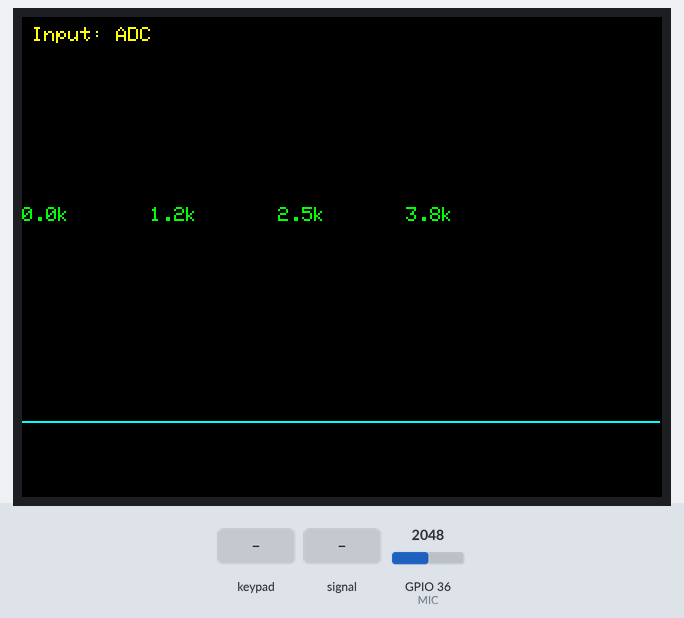
A program run on a simulated ESP32. Shown: 320×240 colour display. Inputs (shaded band) come from the test bench; at power-on: GPIO 36 (MIC) = 2048. I2S audio is not simulated (input reads silence).

Above: at 1.6 s.
1.7 s: key 'A' pressed
At 2.3 s:
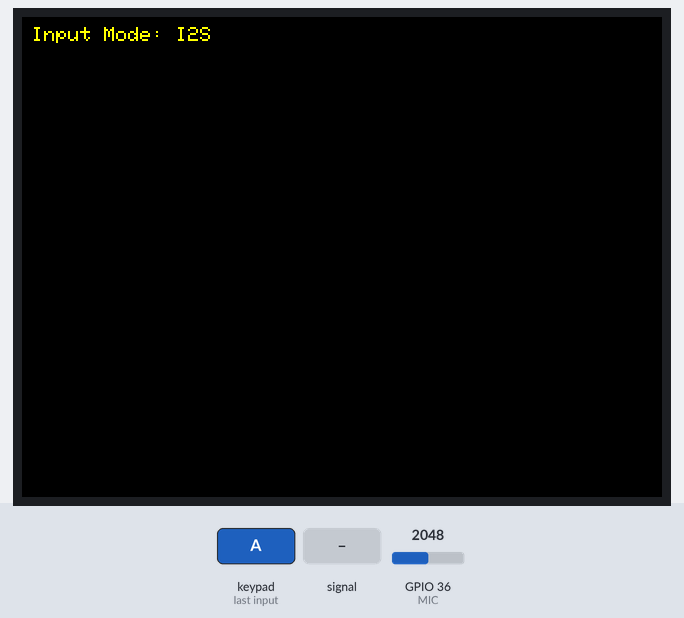
3.9 s: GPIO 36 (MIC) fed a 200 Hz sine of ±1842 counts around its level
At 4.24 s:
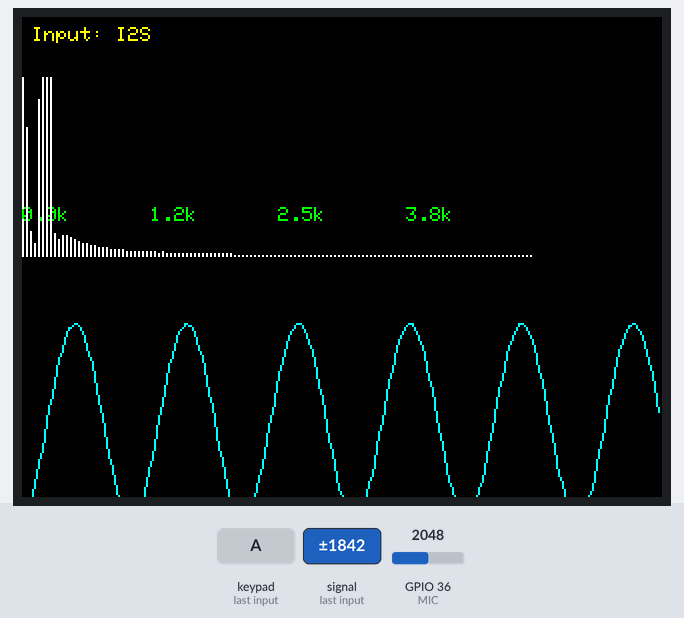
6.9 s: GPIO 36 (MIC) set to 2866
At 8.3 s:
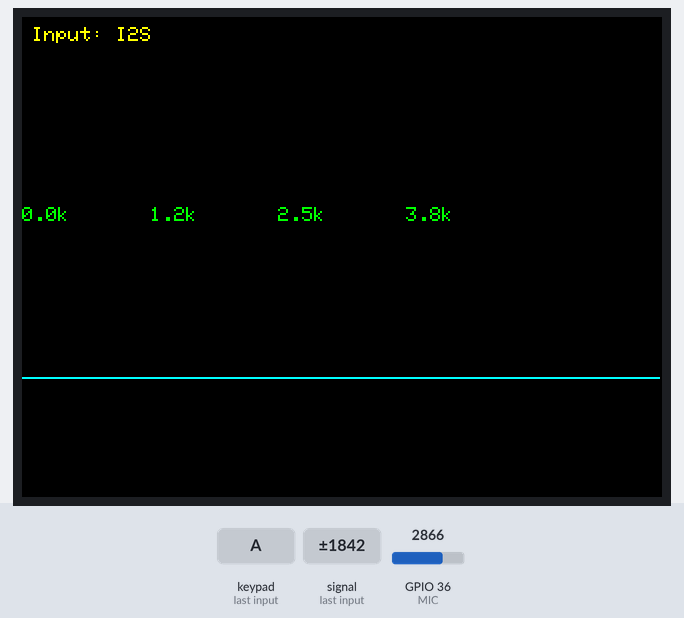
9.9 s: key 'B' pressed
At 11.2 s:
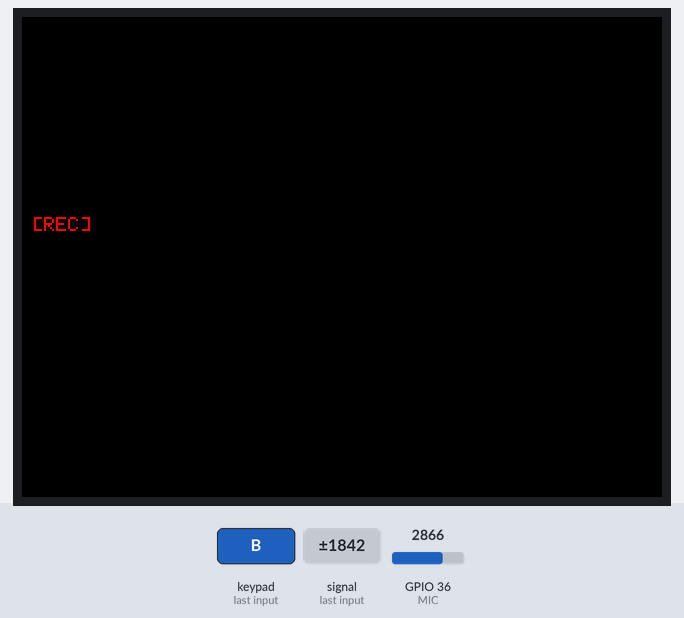
11.5 s: key 'C' pressed
At 14.3 s:
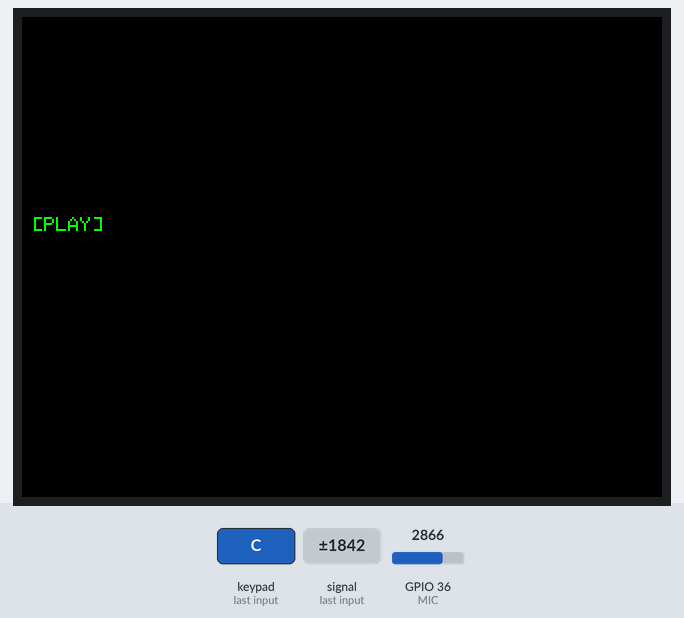
14.5 s: key 'A' pressed
At 17.6 s:
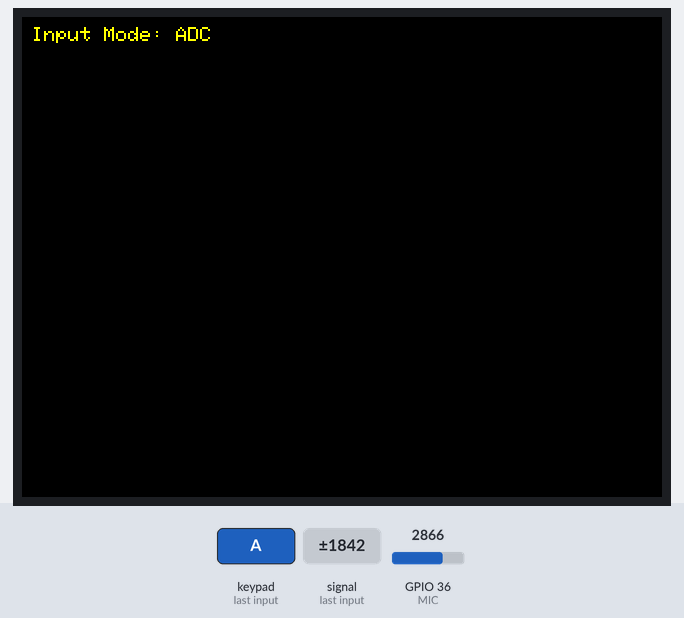
Timing chart, 0 to 18.5 s (numbered marks = the images above; inputs shaded):
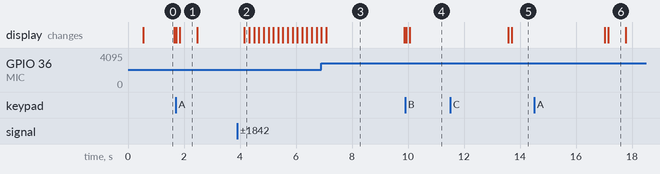

Measured:
- after the input at 1.7 s, the display: first differs from a run without the input after 0.15 s (image 1)
- after the input at 3.9 s, the display: changes after 0.26 s (image 2)
- after the input at 9.9 s, the display: first differs from a run without the input after 0.16 s (image 4)
- after the input at 11.5 s, the display: first differs from a run without the input after 2.2 s (image 5)
- after the input at 14.5 s, the display: first differs from a run without the input after 2.7 s (image 6)
- what the display in image 0 shows lasts 1.1 s, from 0.5 s to 1.6 s
- what the display in image 1 shows lasts 0.6 s, from 1.9 s to 2.5 s

The program:

main.cpp
```cpp
#include "shared_definitions.h"
#include <M5Core2.h>
#include "display.h"
#include "audio_adc.h"
#include "audio_i2s.h"
#include "playback.h"
#include "fft.h"
#include "input.h"

void setup() {
  M5.begin();
  M5.Lcd.setBrightness(30);
  M5.Lcd.fillScreen(BLACK);
  M5.Lcd.setCursor(5, 5);
  M5.Lcd.println("FFT Audio Monitor");
  beep();
}

void loop() {
  M5.update();
  handleDisplayToggle();
  handleRecording();
  handlePlayback();
  if (!isRecording() && !isPlaying()) {
    updateDisplay();
  }
  handleInputSwitch();  // タッチでADC/I2S切替
  delay(50);
}
```

audio_adc.h
```cpp
#ifndef AUDIO_ADC_H
#define AUDIO_ADC_H

#include <stdint.h>

#define MIC 36
#define RECORD_BUFFER_SIZE 32000
#define SAMPLE_RATE 10000

extern int16_t recordedData[RECORD_BUFFER_SIZE];
extern int recordIndex;
extern bool recording;
extern unsigned int sampling_period_us;

void recordAudioADC();
int16_t* getRecordedData();
int getRecordedLength();
bool isRecording();
void startRecording();
void stopRecording();

#endif
```

audio_i2s.h
```cpp
#ifndef AUDIO_I2S_H
#define AUDIO_I2S_H

void InitI2SMic();
void recordAudioI2S();

#endif
```

display.h
```cpp
#ifndef DISPLAY_H
#define DISPLAY_H

void updateDisplay();

#endif
```

fft.h
```cpp
#ifndef FFT_H
#define FFT_H

void sampleADC();
void removeDC(double *data, int len);
void applyFFT();
void drawFFT();
void drawWaveform();

#endif
```

input.h
```cpp
#ifndef INPUT_H
#define INPUT_H

void handleDisplayToggle();
void handleRecording();
void handlePlayback();
void handleInputSwitch();

#endif
```

playback.h
```cpp
#ifndef PLAYBACK_H
#define PLAYBACK_H

#define I2S_PORT I2S_NUM_0
#define I2S_BCK 12
#define I2S_WS 0
#define I2S_DO 2

void InitI2SSpeaker();
void beep();
void playAudio();
bool isPlaying();
void startPlayback();
void stopPlayback();

#endif
```

shared_definitions.h
```cpp
#ifndef SHARED_DEFINITIONS_H
#define SHARED_DEFINITIONS_H

#include <stdint.h>
#include <Arduino.h>

#define MIC 36
#define SAMPLE_RATE 10000
#define FFTsamples 256
#define RECORD_BUFFER_SIZE 32000

#define I2S_PORT I2S_NUM_0
#define I2S_BCK 12
#define I2S_WS 0
#define I2S_DO 2

extern int16_t recordedData[RECORD_BUFFER_SIZE];
extern int recordIndex;
extern bool recording;
extern unsigned int sampling_period_us;

extern double vReal[FFTsamples];
extern double vImag[FFTsamples];
extern float dmax;

enum InputMode { MODE_ADC, MODE_I2S };
extern InputMode currentMode;

#endif
```

audio_adc.cpp
```cpp
#include "shared_definitions.h"
#include <M5Core2.h>
#include "audio_adc.h"
#include "playback.h"


void recordAudioADC() {
  recordIndex = 0;
  unsigned long nextSampleTime = micros();
  while (recording && recordIndex < RECORD_BUFFER_SIZE) {
    if (micros() >= nextSampleTime) {
      int adc = analogRead(MIC);
      recordedData[recordIndex++] = map(adc, 0, 4095, -16000, 16000);
      nextSampleTime += sampling_period_us;
    }
  }
  beep();
}

int16_t* getRecordedData() { return recordedData; }
int getRecordedLength() { return recordIndex; }
bool isRecording() { return recording; }
void startRecording() { recording = true; }
void stopRecording() { recording = false; }
```

audio_i2s.cpp
```cpp
#include "shared_definitions.h"
#include <M5Core2.h>
#include <driver/i2s.h>
#include "audio_i2s.h"
#include "playback.h"

void InitI2SMic() {
  i2s_config_t i2s_config = {
    .mode = (i2s_mode_t)(I2S_MODE_MASTER | I2S_MODE_RX | I2S_MODE_PDM),
    .sample_rate = SAMPLE_RATE,
    .bits_per_sample = I2S_BITS_PER_SAMPLE_32BIT,
    .channel_format = I2S_CHANNEL_FMT_ONLY_LEFT,
    .communication_format = I2S_COMM_FORMAT_I2S_MSB,
    .intr_alloc_flags = 0,
    .dma_buf_count = 8,
    .dma_buf_len = 64,
    .use_apll = false,
    .tx_desc_auto_clear = false,
    .fixed_mclk = 0
  };
  i2s_pin_config_t pin_config = {
    .bck_io_num = 0, .ws_io_num = 2, .data_out_num = I2S_PIN_NO_CHANGE, .data_in_num = 34
  };
  i2s_driver_uninstall(I2S_PORT);
  i2s_driver_install(I2S_PORT, &i2s_config, 0, NULL);
  i2s_set_pin(I2S_PORT, &pin_config);
}

void recordAudioI2S() {
  recordIndex = 0;
  InitI2SMic();
  int32_t sample32;
  size_t bytesRead;
  while (recording && recordIndex < RECORD_BUFFER_SIZE) {
    i2s_read(I2S_PORT, &sample32, sizeof(sample32), &bytesRead, portMAX_DELAY);
    if (bytesRead > 0) recordedData[recordIndex++] = sample32 >> 14;
  }
  i2s_driver_uninstall(I2S_PORT);
  beep();
}
```

display.cpp
```cpp
#include <M5Core2.h>
#include "display.h"
#include "fft.h"
#include "shared_definitions.h"

void updateDisplay() {
  // バックアップ用コピー
  double vRealCopy[FFTsamples];
  for (int i = 0; i < FFTsamples; i++) {
    vRealCopy[i] = vReal[i] = (double)analogRead(MIC) / 4095.0 * 3.6 + 0.1132;
    vImag[i] = 0;
  }

  removeDC(vReal, FFTsamples);
  applyFFT();

  M5.Lcd.fillScreen(BLACK);

  // FFT表示（上半分）
  int band_width = floor(320 / (FFTsamples / 2));
  for (int i = 0; i < FFTsamples / 2; i++) {
    float d = vReal[i];
    if (d > dmax) d = dmax;
    int h = (int)((d / dmax) * 90);  // 下げて余白確保
    M5.Lcd.fillRect(i * band_width, 120 - h, band_width - 1, h, WHITE);

    // 周波数ラベル（4箇所だけ、位置を上に）
    if ((i % (FFTsamples / 8)) == 0) {
      M5.Lcd.setCursor(i * band_width, 95);  // ← 以前は110、被ってた
      M5.Lcd.setTextColor(GREEN);
      M5.Lcd.printf("%.1fk", (i * 1.0 * SAMPLE_RATE) / FFTsamples / 1000);
    }
  }

  // 波形表示（下半分）スケール縮小
  for (int i = 1; i < FFTsamples; i++) {
    int x0 = map(i - 1, 0, FFTsamples, 0, 320);
    int x1 = map(i, 0, FFTsamples, 0, 320);
    int y0 = 120 + 90 - (vRealCopy[i - 1] - 1.65) * 30;  // ← スケール40→30に
    int y1 = 120 + 90 - (vRealCopy[i] - 1.65) * 30;
    M5.Lcd.drawLine(x0, y0, x1, y1, CYAN);
  }

  // モード表示
  M5.Lcd.setCursor(5, 5);
  M5.Lcd.setTextColor(YELLOW);
  M5.Lcd.printf("Input: %s", currentMode == MODE_ADC ? "ADC" : "I2S");
}
```

fft.cpp
```cpp
#include "fft.h"
#include "shared_definitions.h"
#include "arduinoFFT.h"
#include <M5Core2.h>

extern double vReal[FFTsamples];
extern double vImag[FFTsamples];
extern float dmax;

void sampleADC() {
  for (int i = 0; i < FFTsamples; i++) {
    unsigned long t = micros();
    vReal[i] = (double)analogRead(MIC) / 4095.0 * 3.6 + 0.1132;
    vImag[i] = 0;
    while ((micros() - t) < sampling_period_us);
  }
}

void removeDC(double *vData, int len) {
  double mean = 0;
  for (int i = 0; i < len; i++) mean += vData[i];
  mean /= len;
  for (int i = 0; i < len; i++) vData[i] -= mean;
}

void applyFFT() {
  ArduinoFFT<double> FFT(vReal, vImag, FFTsamples, SAMPLE_RATE);
  FFT.windowing(FFT_WIN_TYP_HAMMING, FFT_FORWARD);
  FFT.compute(FFT_FORWARD);
  FFT.complexToMagnitude();
}

void drawFFT() {
  int band_width = floor(320 / (FFTsamples / 2));
  for (int i = 0; i < FFTsamples / 2; i++) {
    float d = vReal[i];
    if (d > dmax) d = dmax;
    int h = (int)((d / dmax) * 200);
    M5.Lcd.fillRect(i * band_width, 240 - h, band_width - 1, h, WHITE);
  }
}

void drawWaveform() {
  int w = M5.Lcd.width();
  int h = M5.Lcd.height();
  for (int i = 1; i < FFTsamples; i++) {
    int x0 = map(i - 1, 0, FFTsamples, 0, w);
    int x1 = map(i, 0, FFTsamples, 0, w);
    int y0 = h / 2 - (vReal[i - 1] - 1.65) * 60;
    int y1 = h / 2 - (vReal[i] - 1.65) * 60;
    M5.Lcd.drawLine(x0, y0, x1, y1, CYAN);
  }
}
```

input.cpp
```cpp
#include <M5Core2.h>
#include "input.h"
#include "display.h"
#include "audio_adc.h"
#include "audio_i2s.h"
#include "playback.h"
#include "shared_definitions.h"

void handleDisplayToggle() {
  if (M5.BtnA.wasPressed()) {
    currentMode = (currentMode == MODE_ADC) ? MODE_I2S : MODE_ADC;
    M5.Lcd.fillScreen(BLACK);
    M5.Lcd.setCursor(5, 5);
    M5.Lcd.setTextColor(YELLOW);
    M5.Lcd.printf("Input Mode: %s", currentMode == MODE_ADC ? "ADC" : "I2S");
    beep();
    delay(300);
  }
}

void handleRecording() {
  if (M5.BtnB.wasPressed()) {
    if (!recording) {
      startRecording();
      M5.Lcd.fillScreen(BLACK);
      M5.Lcd.setCursor(5, 100);
      M5.Lcd.setTextColor(RED);
      M5.Lcd.print("[REC]");
      if (currentMode == MODE_ADC) {
        recordAudioADC();
      } else {
        recordAudioI2S();
      }
      stopRecording();
    }
  }
}

void handlePlayback() {
  if (M5.BtnC.wasPressed()) {
    if (!isRecording() && getRecordedLength() > 0) {
      startPlayback();
      M5.Lcd.fillScreen(BLACK);
      M5.Lcd.setCursor(5, 100);
      M5.Lcd.setTextColor(GREEN);
      M5.Lcd.print("[PLAY]");
      playAudio();
      stopPlayback();
    }
  }
}

void handleInputSwitch() {
  // do nothing (touch disabled)
}
```

playback.cpp
```cpp
#include "shared_definitions.h"
#include <M5Core2.h>
#include <driver/i2s.h>
#include "playback.h"
#include "audio_adc.h"

bool playing = false;

void InitI2SSpeaker() {
  i2s_driver_uninstall(I2S_PORT);
  i2s_config_t i2s_config = {
    .mode = (i2s_mode_t)(I2S_MODE_MASTER | I2S_MODE_TX),
    .sample_rate = SAMPLE_RATE,
    .bits_per_sample = I2S_BITS_PER_SAMPLE_16BIT,
    .channel_format = I2S_CHANNEL_FMT_ONLY_RIGHT,
    .communication_format = I2S_COMM_FORMAT_I2S_MSB,
    .intr_alloc_flags = 0,
    .dma_buf_count = 8,
    .dma_buf_len = 64,
    .use_apll = false,
    .tx_desc_auto_clear = true,
    .fixed_mclk = 0
  };
  i2s_pin_config_t pin_config = {
    .bck_io_num = I2S_BCK, .ws_io_num = I2S_WS, .data_out_num = I2S_DO, .data_in_num = I2S_PIN_NO_CHANGE
  };
  i2s_driver_install(I2S_PORT, &i2s_config, 0, NULL);
  i2s_set_pin(I2S_PORT, &pin_config);
  i2s_zero_dma_buffer(I2S_PORT);
}

void beep() {
  InitI2SSpeaker();
  const int samples = SAMPLE_RATE / 1000;
  int16_t wave[samples];
  for (int i = 0; i < samples; i++)
    wave[i] = (int16_t)(8000.0 * sinf(2.0 * PI * i / samples));
  size_t bytes_written;
  for (int i = 0; i < 200; i++)
    i2s_write(I2S_PORT, wave, sizeof(wave), &bytes_written, portMAX_DELAY);
  i2s_driver_uninstall(I2S_PORT);
}

void playAudio() {
  InitI2SSpeaker();
  size_t bytes_written;
  i2s_write(I2S_PORT, (const char*)getRecordedData(), getRecordedLength() * sizeof(int16_t), &bytes_written, portMAX_DELAY);
  i2s_driver_uninstall(I2S_PORT);
}

bool isPlaying() { return playing; }
void startPlayback() { playing = true; }
void stopPlayback() { playing = false; }
```

shared_globals.cpp
```cpp
#include "shared_definitions.h"

int16_t recordedData[RECORD_BUFFER_SIZE];
int recordIndex = 0;
bool recording = false;
unsigned int sampling_period_us = 1000000 / SAMPLE_RATE;

double vReal[FFTsamples];
double vImag[FFTsamples];
float dmax = 5.0;

InputMode currentMode = MODE_ADC;
```
